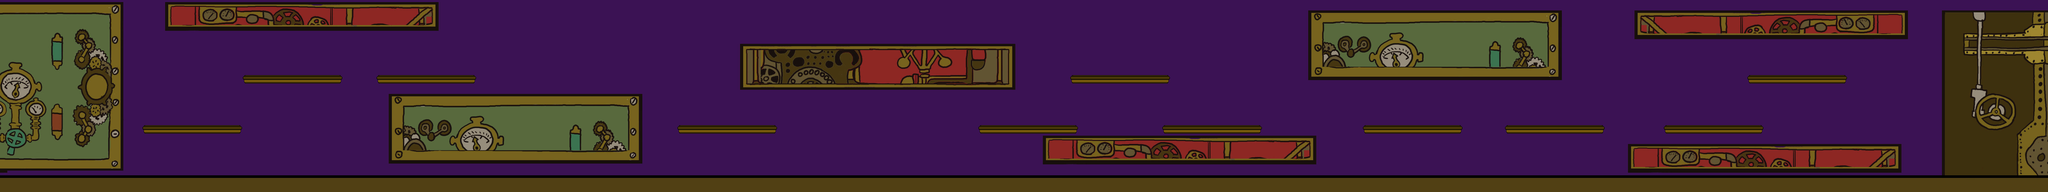

Rendered tile map (Tiled .tmx) drawn with the repository's tilesets; below, a short description and the map source with its tile grids summarised:
An orthogonal 245x23 tile map with 32x32 px tiles, 2 tile layers (Background, Suelo), 4 tilesets and 15 objects.

<map version="1.2" tiledversion="1.2.2" orientation="orthogonal" renderorder="right-down" width="245" height="23" tilewidth="32" tileheight="32" infinite="0" nextlayerid="10" nextobjectid="34">
 <tileset firstgid="1" name="Escenario1" tilewidth="7840" tileheight="736" tilecount="1" columns="1">
  <image source="Escenario1.png" width="10016" height="1168" />
 </tileset>
 <tileset firstgid="2" name="Escenario1-multi_32" tilewidth="32" tileheight="32" tilecount="9703" columns="313">
  <image source="Escenario1-multi_32.jpg" width="10016" height="992" />
 </tileset>
 <tileset firstgid="9705" name="platform" tilewidth="32" tileheight="32" tilecount="3" columns="3">
  <image source="platform.png" width="96" height="32" />
 </tileset>
 <tileset firstgid="9708" name="Linea-Alacran" tilewidth="32" tileheight="32" tilecount="38" columns="19">
  <image source="Linea-Alacran.png" width="615" height="64" />
 </tileset>
 <layer id="4" name="Background" width="245" height="23">
  <data>[5635 cells, 5635 non-empty, 1179 distinct tile ids]</data>
 </layer>
 <objectgroup id="5" name="GroundPlat">
  <object id="1" x="545.333" y="481.333" width="381.333" height="30.6667" />
  <object id="2" x="930.667" y="290.667" width="380" height="30.6667" />
  <object id="5" x="-2" y="672" width="7840" height="66" />
  <object id="6" x="510" y="998" />
  <object id="7" x="1440" y="288" width="385" height="31" />
  <object id="8" x="2592" y="480" width="385" height="32" />
  <object id="9" x="3743" y="480" width="385" height="31" />
  <object id="10" x="4097" y="288" width="387" height="34" />
  <object id="11" x="4448" y="478" width="386" height="36" />
  <object id="12" x="5216" y="480" width="386" height="32" />
  <object id="13" x="5759" y="481" width="387" height="30" />
  <object id="14" x="6368" y="481" width="386" height="32" />
  <object id="15" x="6688" y="288" width="385" height="32" />
 </objectgroup>
 <objectgroup id="6" name="Exit">
  <object id="16" x="7434.67" y="36" width="406.667" height="668" />
  <object id="17" x="7984" y="752" />
 </objectgroup>
 <layer id="3" name="Suelo" width="245" height="23">
  <data>[5635 cells, 622 non-empty, 369 distinct tile ids]</data>
 </layer>
</map>